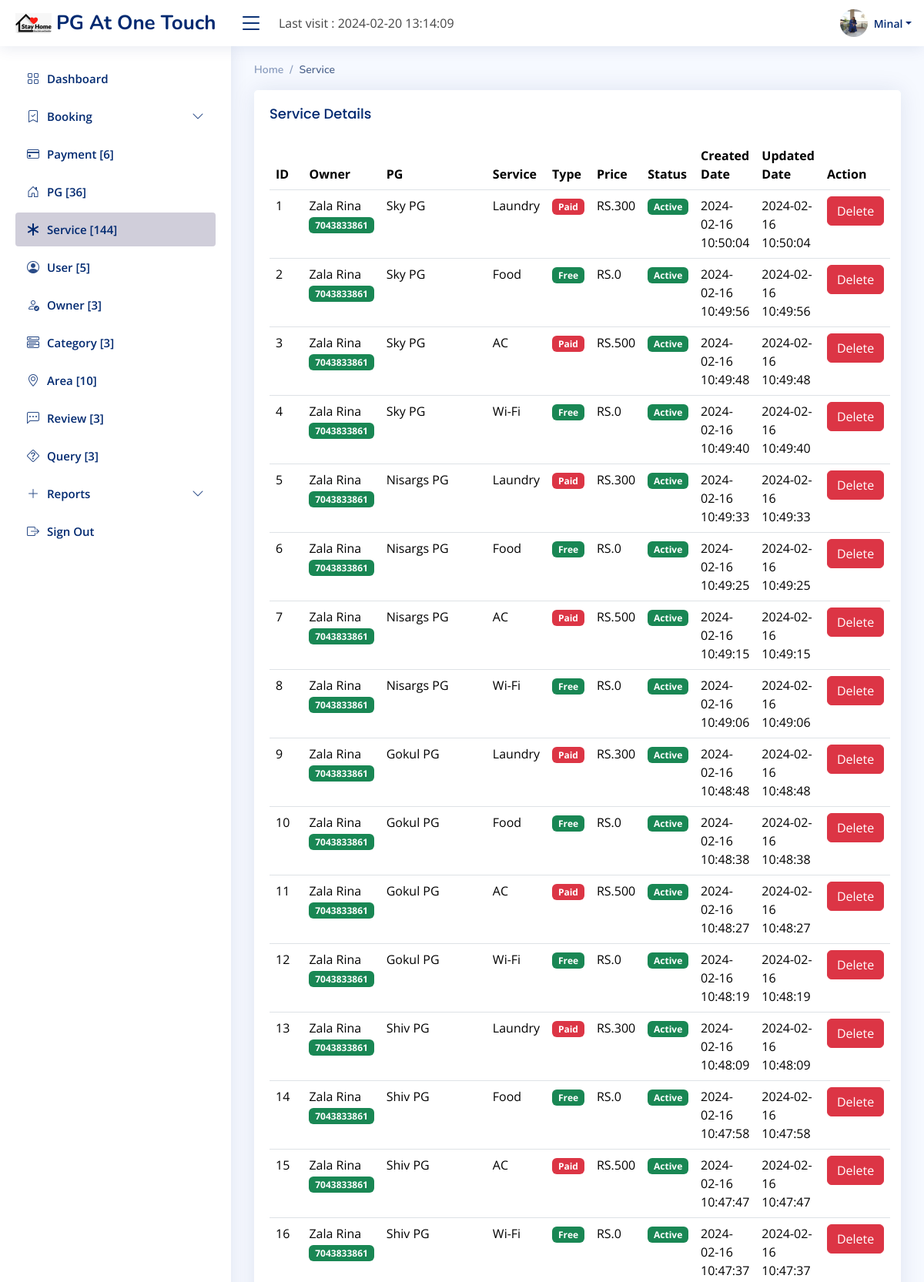
Page /Admin/index.php?file=service (signed in, upper part) on the committed database.
### tables this page shows
CREATE TABLE IF NOT EXISTS `service_tb` (
  `sr_id` int(11) NOT NULL AUTO_INCREMENT,
  `pg_id` int(11) NOT NULL,
  `sr_name` varchar(50) NOT NULL,
  `sr_type` enum('Free','Paid') NOT NULL,
  `sr_price` int(11) NOT NULL,
  `sr_status` enum('Active','Deactive') NOT NULL,
  `sr_cdate` datetime NOT NULL,
  `sr_udate` datetime NOT NULL,
  PRIMARY KEY (`sr_id`)
);

CREATE TABLE IF NOT EXISTS `owner_tb` (
  `o_id` int(11) NOT NULL AUTO_INCREMENT,
  `o_name` varchar(50) NOT NULL,
  `o_contact` bigint(22) NOT NULL,
  `o_add` text NOT NULL,
  `o_image` varchar(100) NOT NULL,
  `o_idproof` varchar(100) NOT NULL,
  `o_password` varchar(20) NOT NULL,
  `o_status` enum('Active','Deactive') NOT NULL,
  `o_cdate` datetime NOT NULL,
  `o_udate` datetime NOT NULL,
  PRIMARY KEY (`o_id`)
);

CREATE TABLE IF NOT EXISTS `pg_tb` (
  `pg_id` int(11) NOT NULL AUTO_INCREMENT,
  `cat_id` int(11) NOT NULL,
  `ar_id` int(11) NOT NULL,
  `o_id` int(11) NOT NULL,
  `pg_name` varchar(50) NOT NULL,
  `pg_add` text NOT NULL,
  `pg_details` text NOT NULL,
  `pg_image1` varchar(100) NOT NULL,
  `pg_image2` varchar(100) NOT NULL,
  `pg_image3` varchar(100) NOT NULL,
  `pg_capacity` varchar(20) NOT NULL,
  `pg_rent` int(11) NOT NULL,
  `pg_status` enum('Active','Deactive') NOT NULL,
  `pg_cdate` datetime NOT NULL,
  `pg_udate` datetime NOT NULL,
  PRIMARY KEY (`pg_id`)
);

### Admin/middle/service.php (the view, shortened to what this page needs)
<section class="section">
   <div class="row">
     <div class="col-lg-12">
       <div class="card">
         <div class="card-body" style="overflow-x:auto;">
           <h5 class="card-title">Service Details</h5>
           <table class="table datatable">
             <thead>
               <tr>
                 <th scope="col">ID</th>
		<th scope="col">Owner</th>
	    <th scope="col">PG</th>
		<th scope="col">Service </th>
		<th scope="col">Type</th>
		<th scope="col">Price</th>
                 <th scope="col">Status</th>
		<th scope="col">Created Date</th>
		<th scope="col">Updated Date</th>
		<th scope="col">Action</th>
               </tr>
             </thead>
             <tbody>
               <?php
	$j = 1;
		 $sel = "select * from service_tb,owner_tb,pg_tb where service_tb.pg_id=pg_tb.pg_id and owner_tb.o_id=pg_tb.o_id order by service_tb.sr_id DESC";
		$selr = $con->query($sel);
		foreach($selr as $selv){
	?>
               <tr>
                 <td><?php echo $j++; ?></td>
		<td><?php echo $selv['o_name']; ?><br/>
	    <span class="badge bg-success"><?php echo $selv['o_contact']; ?></span></td>
		<td><?php echo $selv['pg_name']; ?></td>
		<td><?php echo $selv['sr_name']; ?><br/>
		<td>
		<?php if($selv['sr_type'] == 'Free'){ ?>
	<span class="badge bg-success"><?php echo $selv['sr_type']; ?></span>
	<?php } else { ?>
	<span class="badge bg-danger"><?php echo $selv['sr_type']; ?></span>
	<?php } ?></td>
	 <td>RS.<?php echo $selv['sr_price']; ?></td>
                 <td>
		<?php if($selv['sr_status'] == 'Active'){ ?>
		<a href="index.php?file=service&srid=<?php echo $selv['sr_id']; ?>&srstatus=<?php echo $selv['sr_status']; ?>" >
	<span class="badge bg-success"><?php echo $selv['sr_status']; ?></span></a>
	<?php } else { ?>
	<a href="index.php?file=service&srid=<?php echo $selv['sr_id']; ?>&srstatus=<?php echo $selv['sr_status']; ?>" >
	<span class="badge bg-danger"><?php echo $selv['sr_status']; ?></span></a>
	<?php } ?></td>
                 <td><?php echo $selv['sr_cdate']; ?></td>
                 <td><?php echo $selv['sr_udate']; ?></td>
                 <td>
	<a href="index.php?file=service&delid=<?php echo $selv['sr_id']; ?>" onclick="return confirm('Are you sure want to Delete.?')" >
	<button type="button" class="btn btn-danger">Delete</button>
	</a></td>
               </tr>
		<?php } ?>
             </tbody>
           </table>
         </div>
       </div>
     </div>
   </div>
 </section>

### Admin/assets/css/style.css (style rules this page uses)
:root { scroll-behavior: smooth; }
body { font-family: "Open Sans", sans-serif; background: #f6f9ff; color: #444444; }
a { color: #4154f1; text-decoration: none; }
h1, h2, h3, h4, h5, h6 { font-family: "Nunito", sans-serif; }
.card { margin-bottom: 30px; border: none; border-radius: 5px; box-shadow: 0px 0 30px rgba(1, 41, 112, 0.1); }
.card-title { padding: 20px 0 15px 0; font-size: 18px; font-weight: 500; color: #012970; font-family: "Poppins", sans-serif; }
.card-body { padding: 0 20px 20px 20px; }

### rows in the picture
service_tb: owner_tb.o_name "Zala Rina", owner_tb.o_contact "7043833861", pg.pg_name "Sky PG", sr_name "Laundry", sr_type "Paid", sr_price "300", sr_status "Active", sr_cdate "2024-02-16 10:50:04", sr_udate "2024-02-16 10:50:04"
service_tb: owner_tb.o_name "Zala Rina", owner_tb.o_contact "7043833861", pg.pg_name "Sky PG", sr_name "Food", sr_type "Free", sr_price "0", sr_status "Active", sr_cdate "2024-02-16 10:49:56", sr_udate "2024-02-16 10:49:56"
service_tb: owner_tb.o_name "Zala Rina", owner_tb.o_contact "7043833861", pg.pg_name "Sky PG", sr_name "AC", sr_type "Paid", sr_price "500", sr_status "Active", sr_cdate "2024-02-16 10:49:48", sr_udate "2024-02-16 10:49:48"
service_tb: owner_tb.o_name "Zala Rina", owner_tb.o_contact "7043833861", pg.pg_name "Sky PG", sr_name "Wi-Fi", sr_type "Free", sr_price "0", sr_status "Active", sr_cdate "2024-02-16 10:49:40", sr_udate "2024-02-16 10:49:40"
service_tb: owner_tb.o_name "Zala Rina", owner_tb.o_contact "7043833861", pg.pg_name "Nisargs PG", sr_name "Laundry", sr_type "Paid", sr_price "300", sr_status "Active", sr_cdate "2024-02-16 10:49:33", sr_udate "2024-02-16 10:49:33"
service_tb: owner_tb.o_name "Zala Rina", owner_tb.o_contact "7043833861", pg.pg_name "Nisargs PG", sr_name "Food", sr_type "Free", sr_price "0", sr_status "Active", sr_cdate "2024-02-16 10:49:25", sr_udate "2024-02-16 10:49:25"
service_tb: owner_tb.o_name "Zala Rina", owner_tb.o_contact "7043833861", pg.pg_name "Nisargs PG", sr_name "AC", sr_type "Paid", sr_price "500", sr_status "Active", sr_cdate "2024-02-16 10:49:15", sr_udate "2024-02-16 10:49:15"
service_tb: owner_tb.o_name "Zala Rina", owner_tb.o_contact "7043833861", pg.pg_name "Nisargs PG", sr_name "Wi-Fi", sr_type "Free", sr_price "0", sr_status "Active", sr_cdate "2024-02-16 10:49:06", sr_udate "2024-02-16 10:49:06"
service_tb: owner_tb.o_name "Zala Rina", owner_tb.o_contact "7043833861", pg.pg_name "Gokul PG", sr_name "Laundry", sr_type "Paid", sr_price "300", sr_status "Active", sr_cdate "2024-02-16 10:48:48", sr_udate "2024-02-16 10:48:48"
service_tb: owner_tb.o_name "Zala Rina", owner_tb.o_contact "7043833861", pg.pg_name "Gokul PG", sr_name "Food", sr_type "Free", sr_price "0", sr_status "Active", sr_cdate "2024-02-16 10:48:38", sr_udate "2024-02-16 10:48:38"
service_tb: owner_tb.o_name "Zala Rina", owner_tb.o_contact "7043833861", pg.pg_name "Gokul PG", sr_name "AC", sr_type "Paid", sr_price "500", sr_status "Active", sr_cdate "2024-02-16 10:48:27", sr_udate "2024-02-16 10:48:27"
service_tb: owner_tb.o_name "Zala Rina", owner_tb.o_contact "7043833861", pg.pg_name "Gokul PG", sr_name "Wi-Fi", sr_type "Free", sr_price "0", sr_status "Active", sr_cdate "2024-02-16 10:48:19", sr_udate "2024-02-16 10:48:19"
service_tb: owner_tb.o_name "Zala Rina", owner_tb.o_contact "7043833861", pg.pg_name "Shiv PG", sr_name "Laundry", sr_type "Paid", sr_price "300", sr_status "Active", sr_cdate "2024-02-16 10:48:09", sr_udate "2024-02-16 10:48:09"
service_tb: owner_tb.o_name "Zala Rina", owner_tb.o_contact "7043833861", pg.pg_name "Shiv PG", sr_name "Food", sr_type "Free", sr_price "0", sr_status "Active", sr_cdate "2024-02-16 10:47:58", sr_udate "2024-02-16 10:47:58"
service_tb: owner_tb.o_name "Zala Rina", owner_tb.o_contact "7043833861", pg.pg_name "Shiv PG", sr_name "AC", sr_type "Paid", sr_price "500", sr_status "Active", sr_cdate "2024-02-16 10:47:47", sr_udate "2024-02-16 10:47:47"
service_tb: owner_tb.o_name "Zala Rina", owner_tb.o_contact "7043833861", pg.pg_name "Shiv PG", sr_name "Wi-Fi", sr_type "Free", sr_price "0", sr_status "Active", sr_cdate "2024-02-16 10:47:37", sr_udate "2024-02-16 10:47:37"

### other values in the picture
$_SESSION['time'] "2024-02-20 13:14:09"
$_SESSION['username'] "Minal"
$pcountrv['PAYMENT'] "6"
$pgcountrv['PG'] "36"
$srcountrv['SERVICE'] "144"
$ucountrv['USER'] "5"
$ocountrv['OWNER'] "3"
$catcountrv['CATEGORY'] "3"
$arcountrv['AREA'] "10"
$fcountreview['REVIEW'] "3"
$fcountrv['QUERY'] "3"
$filename "Service"
